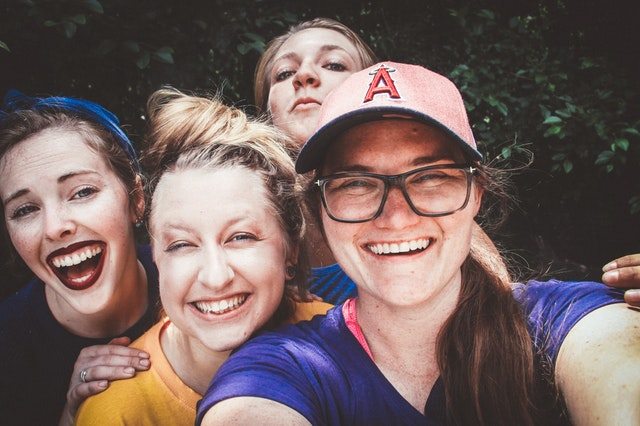
#> input picture resources/faces.jpg, 640 x 426 px
$ python exam08_face_cascade.py
#> lines starting #> are read from the running program, lines starting #| are printed output that depends on the picture; after the words box and inside, x2 and y2 are one past the last pixel; in counts of white or black regions, pixels touching at a corner belong together
import cv2

faceCascade = cv2.CascadeClassifier('resources/haarcascade_frontalface_default.xml')
img = cv2.imread('resources/faces.jpg')
#> img is the input picture: shape (426, 640, 3); mean B, G, R 96.3, 98.7, 117.6
imgGray = cv2.cvtColor(img, cv2.COLOR_BGR2GRAY)
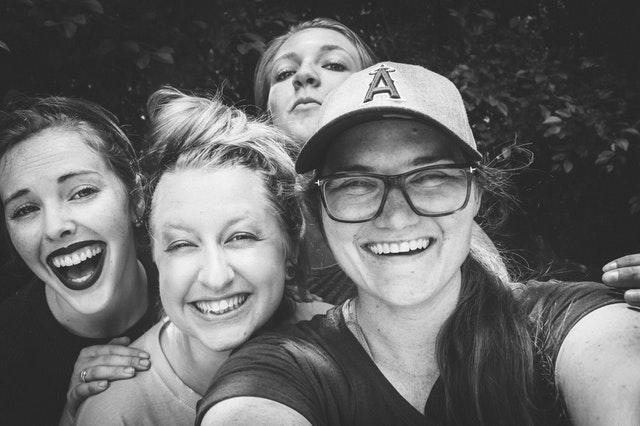
#> imgGray: shape (426, 640); min 23, max 255, mean 104.1

faces = faceCascade.detectMultiScale(imgGray, 1.1, 4)
#> faces = [[316, 191, 74, 74], [404, 184, 74, 74], [360, 276, 86, 86], [253, 20, 112, 112], [129, 177, 167, 167], [304, 115, 178, 178]]

for (x, y, w, h) in faces:
    cv2.rectangle(img, (x, y), (x + w, y + h), (200, 50, 50), 2)
#> this loop made 6 passes
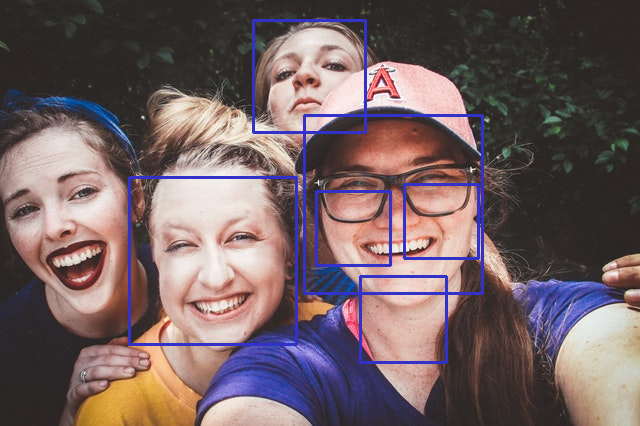
#> img: shape (426, 640, 3); 3.02% of pixels changed, all inside (x1, y1, x2, y2) = (128, 19, 484, 364)

cv2.imshow('Result', img)
cv2.waitKey(0)
